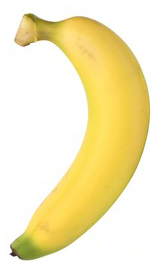
#> input picture term2_2/image_test/yellow.jpg, 156 x 266 px, found by its file name
$ python cH_1.py
#> lines starting #> are read from the running program, lines starting #| are printed output that depends on the picture
import numpy as np
import cv2
from matplotlib import pyplot as plt
print("My ID is:6610110214")
img = cv2.imread("Image for Testing\yellow.jpg")
#> img is the input picture: shape (266, 156, 3); mean B, G, R 187.3, 234.2, 245.9
# img = cv2.imread("Image for Testing\green.jpg")
color = ('b','g','r')
print(img.shape)
#| (266, 156, 3)


for i,col in enumerate(color):
    histr = cv2.calcHist([img],[i],None,[256],[0,256])
    plt.plot(histr,color = col)
    plt.ylim([0,600])
    plt.xlim([0,256])
    # print(i,col)
plt.show()
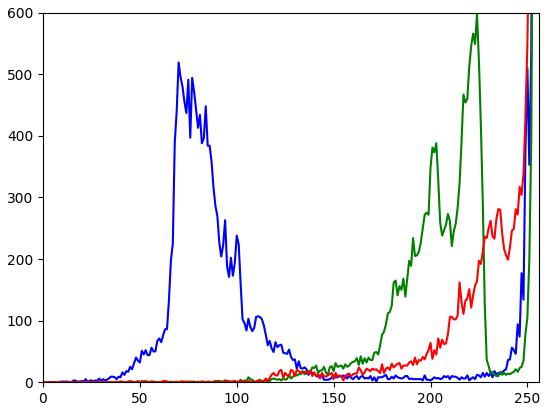
#> figure drawn by matplotlib, 1 panel; curve peaks at x = 255, y = 19925; curve peaks at x = 255, y = 21105; curve peaks at x = 255, y = 22582

cv2.imshow('Gray',img)
cv2.waitKey(0)
cv2.destroyAllWindows()

$ run again, with term2_2/image_test/banana.jpg copied over term2_2/image_test/yellow.jpg
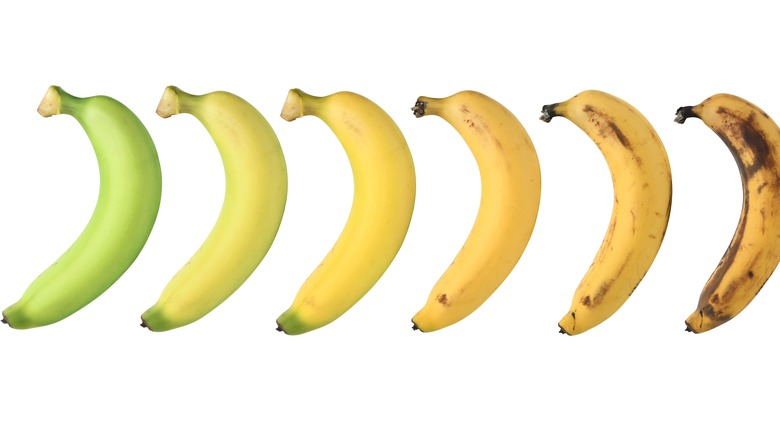
#> input picture term2_2/image_test/banana.jpg, 780 x 438 px, found by its file name
#> img is the input picture: shape (438, 780, 3); mean B, G, R 209.8, 236.7, 243.2
#| (438, 780, 3)
#> `plt.show()`:
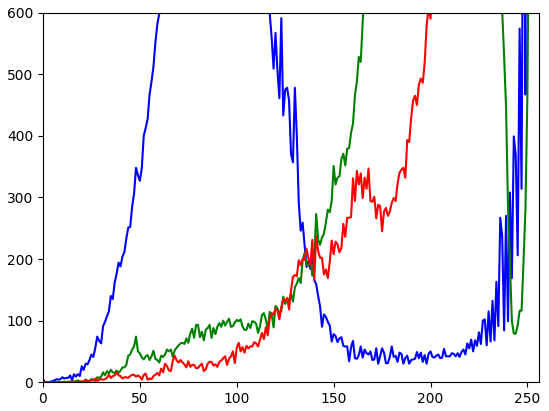
#> figure drawn by matplotlib, 1 panel; curve peaks at x = 255, y = 228937; curve peaks at x = 255, y = 233818; curve peaks at x = 255, y = 239995
